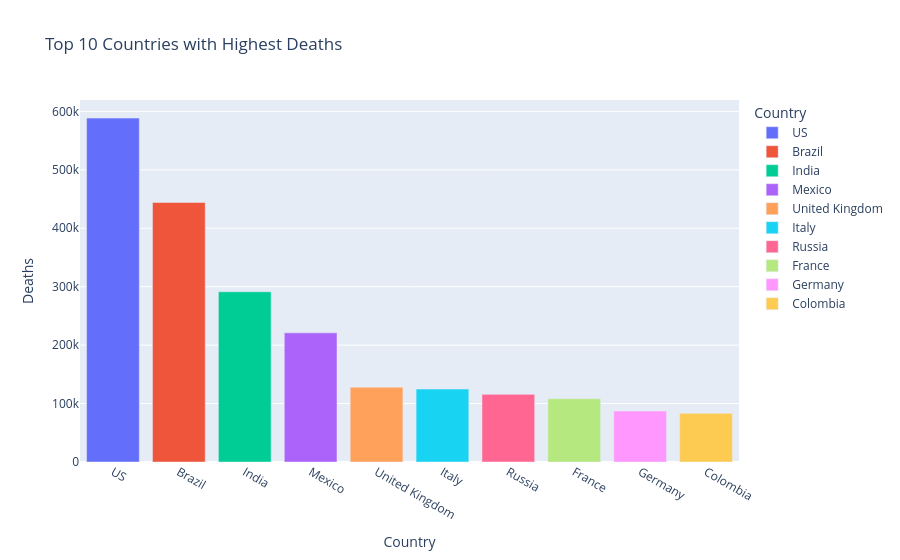

The notebook cell saved with this chart:
### Code cell
top_ten_countries_deaths = pd.DataFrame(data.groupby("Country")["Deaths"].sum().sort_values(ascending=False).head(10))
top_ten_countries_deaths.reset_index(inplace=True)
print(top_ten_countries_deaths)
three = px.bar(top_ten_countries_deaths, x="Country", y="Deaths", color="Country", title="Top 10 Countries with Highest Deaths")
three.show()
three.write_html("top_ten_countries_deaths.html")

### Figure 1 — Plotly figure (JSON) as saved in the notebook; plotly's stock layout.template omitted (floating-point values rounded to 4 significant figures)
{"data": [{"hovertemplate": "Country=%{x}<br>Deaths=%{y}<extra></extra>", "legendgroup": "US", "marker": {"color": "#636efa", "pattern": {"shape": ""}}, "name": "US", "orientation": "v", "showlegend": true, "textposition": "auto", "type": "bar", "x": ["US"], "xaxis": "x", "y": [588548], "yaxis": "y"}, {"hovertemplate": "Country=%{x}<br>Deaths=%{y}<extra></extra>", "legendgroup": "Brazil", "marker": {"color": "#EF553B", "pattern": {"shape": ""}}, "name": "Brazil", "orientation": "v", "showlegend": true, "textposition": "auto", "type": "bar", "x": ["Brazil"], "xaxis": "x", "y": [444094], "yaxis": "y"}, {"hovertemplate": "Country=%{x}<br>Deaths=%{y}<extra></extra>", "legendgroup": "India", "marker": {"color": "#00cc96", "pattern": {"shape": ""}}, "name": "India", "orientation": "v", "showlegend": true, "textposition": "auto", "type": "bar", "x": ["India"], "xaxis": "x", "y": [291331], "yaxis": "y"}, {"hovertemplate": "Country=%{x}<br>Deaths=%{y}<extra></extra>", "legendgroup": "Mexico", "marker": {"color": "#ab63fa", "pattern": {"shape": ""}}, "name": "Mexico", "orientation": "v", "showlegend": true, "textposition": "auto", "type": "bar", "x": ["Mexico"], "xaxis": "x", "y": [221080], "yaxis": "y"}, {"hovertemplate": "Country=%{x}<br>Deaths=%{y}<extra></extra>", "legendgroup": "United Kingdom", "marker": {"color": "#FFA15A", "pattern": {"shape": ""}}, "name": "United Kingdom", "orientation": "v", "showlegend": true, "textposition": "auto", "type": "bar", "x": ["United Kingdom"], "xaxis": "x", "y": [127963], "yaxis": "y"}, {"hovertemplate": "Country=%{x}<br>Deaths=%{y}<extra></extra>", "legendgroup": "Italy", "marker": {"color": "#19d3f3", "pattern": {"shape": ""}}, "name": "Italy", "orientation": "v", "showlegend": true, "textposition": "auto", "type": "bar", "x": ["Italy"], "xaxis": "x", "y": [124810], "yaxis": "y"}, {"hovertemplate": "Country=%{x}<br>Deaths=%{y}<extra></extra>", "legendgroup": "Russia", "marker": {"color": "#FF6692", "pattern": {"shape": ""}}, "name": "Russia", "orientation": "v", "showlegend": true, "textposition": "auto", "type": "bar", "x": ["Russia"], "xaxis": "x", "y": [115764], "yaxis": "y"}, {"hovertemplate": "Country=%{x}<br>Deaths=%{y}<extra></extra>", "legendgroup": "France", "marker": {"color": "#B6E880", "pattern": {"shape": ""}}, "name": "France", "orientation": "v", "showlegend": true, "textposition": "auto", "type": "bar", "x": ["France"], "xaxis": "x", "y": [108343], "yaxis": "y"}, {"hovertemplate": "Country=%{x}<br>Deaths=%{y}<extra></extra>", "legendgroup": "Germany", "marker": {"color": "#FF97FF", "pattern": {"shape": ""}}, "name": "Germany", "orientation": "v", "showlegend": true, "textposition": "auto", "type": "bar", "x": ["Germany"], "xaxis": "x", "y": [87192], "yaxis": "y"}, {"hovertemplate": "Country=%{x}<br>Deaths=%{y}<extra></extra>", "legendgroup": "Colombia", "marker": {"color": "#FECB52", "pattern": {"shape": ""}}, "name": "Colombia", "orientation": "v", "showlegend": true, "textposition": "auto", "type": "bar", "x": ["Colombia"], "xaxis": "x", "y": [83233], "yaxis": "y"}], "layout": {"barmode": "relative", "legend": {"title": {"text": "Country"}, "tracegroupgap": 0}, "title": {"text": "Top 10 Countries with Highest Deaths"}, "xaxis": {"anchor": "y", "categoryarray": ["US", "Brazil", "India", "Mexico", "United Kingdom", "Italy", "Russia", "France", "Germany", "Colombia"], "categoryorder": "array", "domain": [0, 1], "title": {"text": "Country"}}, "yaxis": {"anchor": "x", "domain": [0, 1], "title": {"text": "Deaths"}}}}
